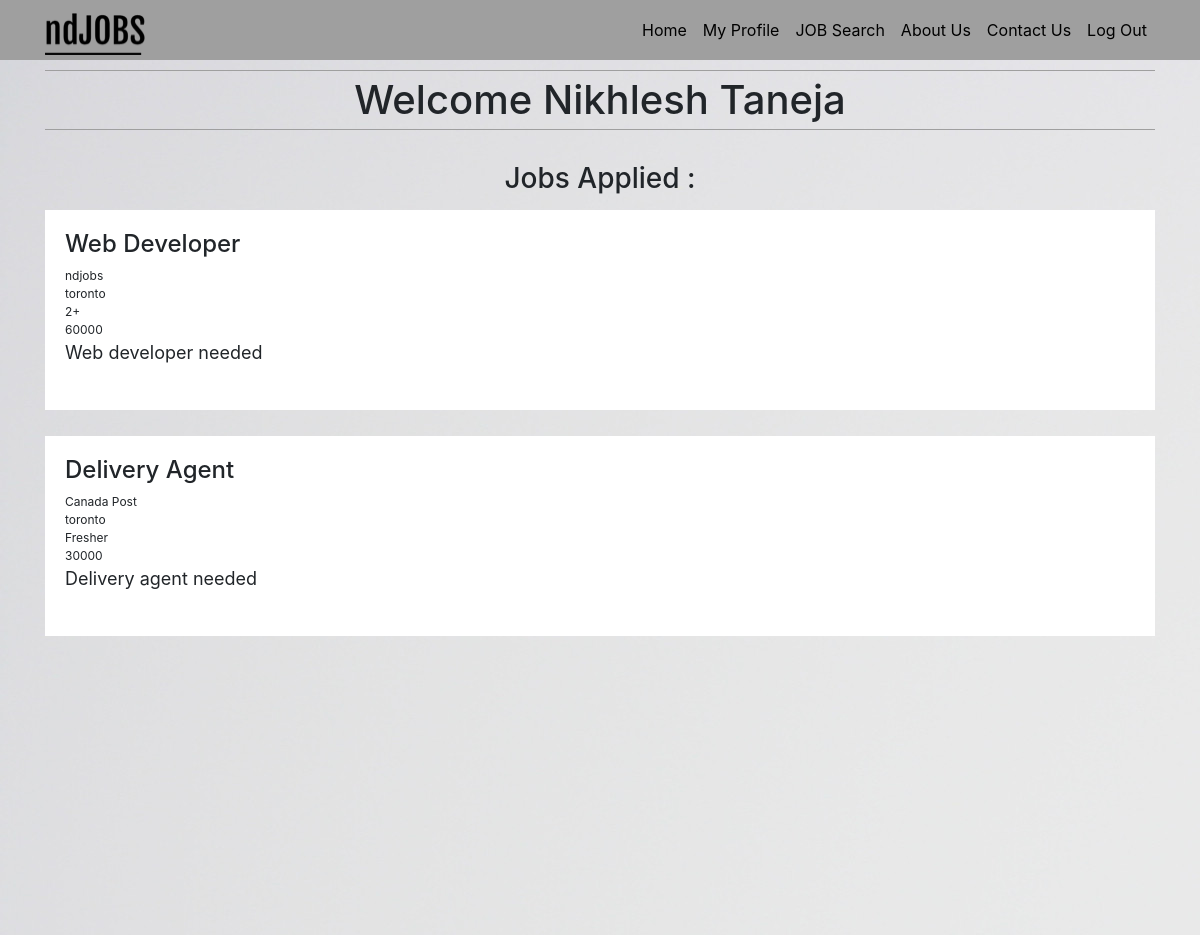
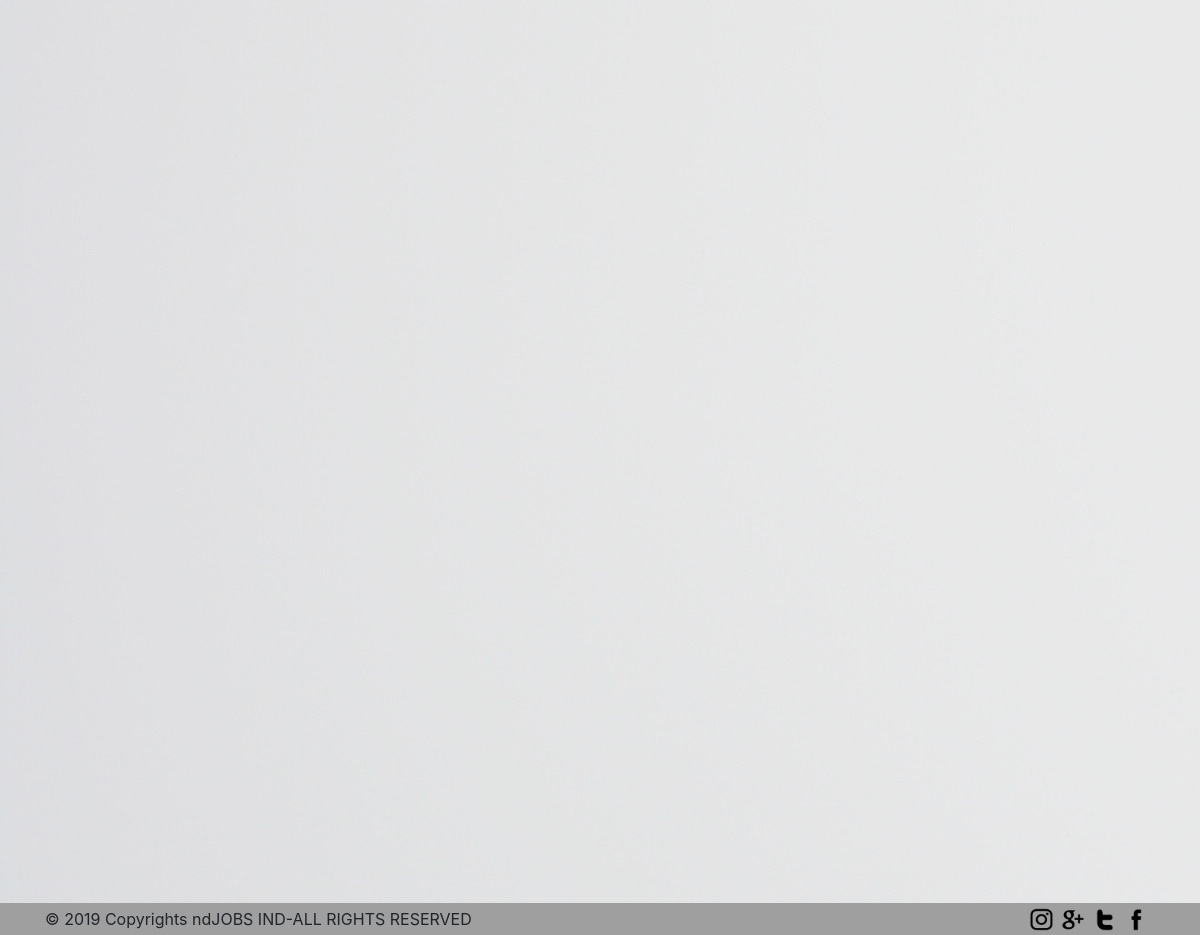
The app's page /homeseeker.php (signed in) with its own data (2 pictures, top to bottom).
### tables this page shows
CREATE TABLE `jobs` (
  `email` varchar(255) NOT NULL,
  `jobid` bigint(10) NOT NULL,
  `title` varchar(255) NOT NULL,
  `company` varchar(255) NOT NULL,
  `location` varchar(255) NOT NULL,
  `yoe` varchar(255) NOT NULL,
  `salary` varchar(255) NOT NULL,
  `description` longtext NOT NULL,
  `keywords` longtext NOT NULL
);

### homeseeker.php (the view, shortened to what this page needs)
<?php
$cn=@mysqli_connect('localhost','root','','ndjobs');
?>
<!DOCTYPE html>
<html>
<head>
<link rel="stylesheet" href="https://maxcdn.bootstrapcdn.com/bootstrap/4.3.1/css/bootstrap.min.css">
	<link rel="stylesheet" href="style.css">
</head>
<body>
<div class="main">
<div id="header">
<div class="container">
<div class="row">
<div class="col-xl-12">
<nav class="navbar navbar-expand-lg navbar-light bg-light ">
<a class="navbar-brand" href="homeseeker.php"><img src="images/logo.png" width="100px"  height="50px"></a>
<div class="collapse navbar-collapse" id="navbarSupportedContent">
<ul class="navbar-nav">
<li class="nav-item">
<a class="nav-link" href="homeseeker.php">Home</a>
</li>
<li class="nav-item">
<a class="nav-link" href="profileseeker.php">My Profile</a>
</li>
<li class="nav-item">
<a class="nav-link" href="jobsearch.php">JOB Search</a>
</li>
<li class="nav-item">
<a class="nav-link" href="aboutus.php">About Us</a>
</li>
<li class="nav-item">
<a class="nav-link" href="contactus.php">Contact Us</a>
</li>
<li class="nav-item">
<a class="nav-link" href="logoutseeker.php">Log Out</a>
</li>
</ul>
</div>
</nav>
</div>
</div>
</div>
</div>
<div class="heading">
<div class="container">
<div class="row">
<div class="col-xl-12">
<h1>Welcome <?php echo $_SESSION['seekername'];?></h1><br>
<h3>Jobs Applied :</h3>
</div>
</div>
</div>
</div>
<?php
$select1="select * from appliedjobs where seekeremail='".$_SESSION['seekeremail']."'";
$query1=@mysqli_query($cn,$select1) or die ('query1 error');
$tbrw=@mysqli_num_rows($query1);
if($tbrw>0)
	{
	while ($rowdata=@mysqli_fetch_array($query1))
	{
		$jobid=$rowdata['jobid'];
	    $select2="select * from jobs where jobid='".$jobid."'";
       	$query2=@mysqli_query($cn,$select2);
	    $tbrw2=@mysqli_num_rows($query2);
		if($tbrw2>0)
		{
	    while ($rowdata=@mysqli_fetch_array($query2))
		{
?>
<div class="toggler">
<div id="effect" class="ui-widget-content ui-corner-all">
<div class="container">
<div class="jobs">
<div class="row">
<div class="col-xl-12">
    <h4><?php echo $rowdata['title']?></h4>
	<p><?php echo $rowdata['company']?></p>
    <p><?php echo $rowdata['location']?></p>
	<p><?php echo $rowdata['yoe']?></p>
	<p><?php echo $rowdata['salary']?></p>
	<p1><?php echo substr($rowdata['description'],0,100)?></p1><br><br>
</div>
</div>
</div>
</div>
<?php
	}
	}
	}
    }
?>
</div>
</div>
<div id="footer">
<div class="container">
<div class="row">
<div class="col-xl-8">
<p>&copy; 2019 Copyrights ndJOBS IND-ALL RIGHTS RESERVED</p>
</div>
<div class="col-xl-4">
<img src="images/facebook.png">
<img src="images/twitter.png">
<img src="images/googleplus.png">
<img src="images/instagram.png">
</div>
</div>
</div>
</div>
</div>
<body>
</html>

### style.css (style rules this page uses)
body { float:left;width:100%;background-image: url("images/bg.jpg"); }
#header { float:left;width:100%;background-color:#9F9F9F; }
#header ul li a { color:black;border-bottom:1px solid transparent; }
#header img { float:left;padding-top: 8px; }
.navbar { background-color:transparent !important;padding:0px; }
.heading { width:100%;float:left; }
.toggler { width: 100%; height: 1440px; position: relative; float: left; }
#effect { width: 100%; height: 100%; padding: 0.4em; position: relative; }
h1 { text-align:center;border-top:1px solid #9F9F9F;border-bottom: 1px solid #9F9F9F;padding-top:5px;padding-bottom:5px;margin-top:10px; }
h3 { text-align:center; }
.jobs { width: 100%;float: left;background-color: white;margin-bottom:20px;padding:20px; }
.jobs p { font-size: 12px; margin-bottom: 0px; }
.jobs p1 { font-size: 18px;height:5px; }
#footer { position:fixed;left:0;bottom:0;float:left;width:100%;background-color:#9F9F9F; }
#footer p { margin-top:4px;margin-bottom:0px; }
#footer img { float:right;display:inline;width:7%;margin-right:7px;padding-bottom:4px;padding-top:4px; }

### records on screen
jobs: title "Web Developer", company "ndjobs", location "toronto", yoe "2+", salary "60000", description "Web developer needed"
jobs: title "Delivery Agent", company "Canada Post", location "toronto", yoe "Fresher", salary "30000", description "Delivery agent needed"

### other values on screen
$_SESSION['seekername'] "Nikhlesh Taneja"
